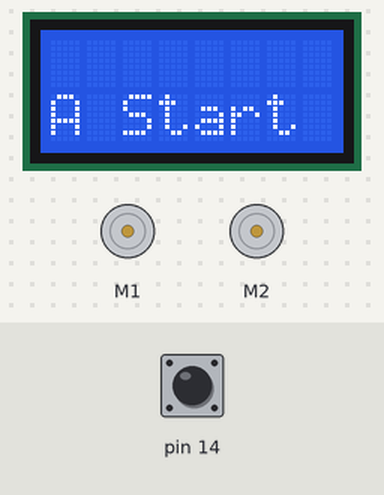
The sketch below on a simulated Arduino Leonardo, built with avr-gcc and run on an emulated ATmega32U4. On the bench: 8×2 character LCD, 2 × DC motor (green arrow = forward, orange = backward, longer = faster). The inputs (shaded band) are chosen by the test bench; at power-on: pin 14 HIGH.

Above: at 1.2 s.
1.3 s: pin 14 pulled LOW for 0.15 s
At 5.2 s:
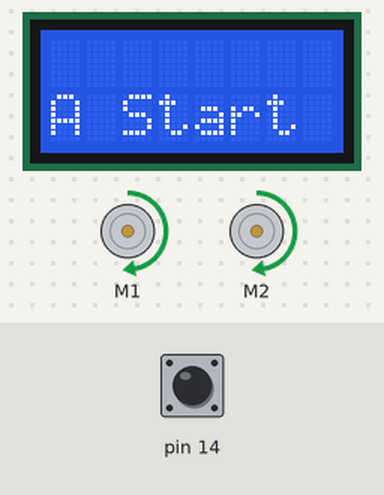
At 12.0 s:
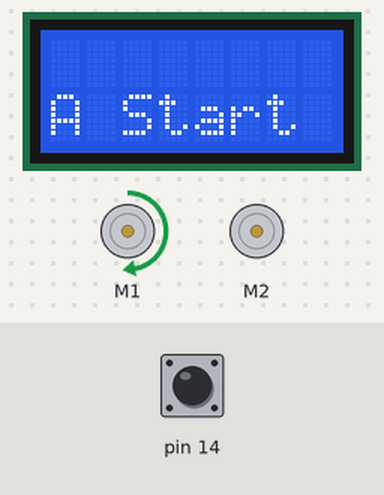
Timing chart, 0 to 28.8 s (numbered marks = the images above; inputs shaded):
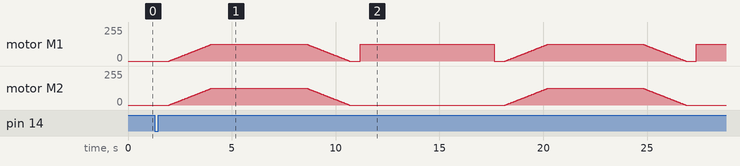

The sketch:

mech11a.ino
```cpp
// エンコーダーを利用したロボット動作のサンプルプログラム1
// メカトロニクス演習2第4回サンプルプログラム1の改良
#include <Zumo32U4.h>
Zumo32U4Encoders  encoders; // エンコーダーのオブジェクト変数
Zumo32U4Motors    motors;   // モーターのオブジェクト変数
Zumo32U4ButtonA   buttonA;  // ボタンAのオブジェクト変数
Zumo32U4LCD       lcd;      // LCDのオブジェクト変数

void setup(){
  lcd.clear();
}

void move_forward(int Max_Speed, int E_Counter){
  int countsLeft, countsRight;  // エンコーダーの値（左右）を代入する変数の宣言
  delay(500); // 0.5s（500ms）待つ  不要であればコメントアウトする
  countsLeft  = encoders.getCountsAndResetLeft(); // 左エンコーダーの値を初期化・取得
  countsRight = encoders.getCountsAndResetRight();  // 右エンコーダーの値を初期化・取得
  // 加速→一定速度
  for(int speed = 0; speed <= Max_Speed; speed++){
    motors.setSpeeds( speed, speed );delay( 10 );
  }
  // 前方向に約25cm進む
  countsLeft  = encoders.getCountsAndResetLeft( );  // 左の値取得とリセット
  countsRight = encoders.getCountsAndResetRight( ); // 右の値取得とリセット
  do{
      countsLeft  = encoders.getCountsLeft( );  // 左
      countsRight = encoders.getCountsRight( ); // 右
  }while(countsLeft < E_Counter); // 値は要調整
  // 減速→停止
  ledRed(1);
  for(int speed = Max_Speed; speed >= 0; speed--){
    motors.setSpeeds( speed, speed ); delay( 10 );
  }
  ledRed(0);
}

void move_turn(int Speed_L, int Speed_R, int E_Counter){
  int countsLeft, countsRight;  // エンコーダーの値（左右）を代入する変数の宣言
  delay(500); // 0.5s（500ms）待つ  不要であればコメントアウトする
  countsLeft  = encoders.getCountsAndResetLeft(); // 左エンコーダーの値を初期化・取得
  countsRight = encoders.getCountsAndResetRight();  // 右エンコーダーの値を初期化・取得
  // 約90度右旋回（Uターン）
  motors.setSpeeds(Speed_L, Speed_R); // 左右のモーターの回転数を設定
  do{
    countsLeft  = encoders.getCountsLeft( );  // 左
    countsRight = encoders.getCountsRight( ); // 右
  }while(countsLeft < E_Counter); // 値は要調整
  motors.setSpeeds( 0, 0 );
}

void loop(){
  lcd.gotoXY(0, 1); // 文字列の始まりをLCDの2行目の左端に
  lcd.print("A Start"); // LCD画面に「A Start」を表示
  buttonA.waitForButton();  // ボタンAが押されるのを待つ
  move_forward(200, 1820);
  move_turn(200, 0, 2600);
  move_forward(200, 1820);
  move_turn(200, 0, 2600);
}
```
